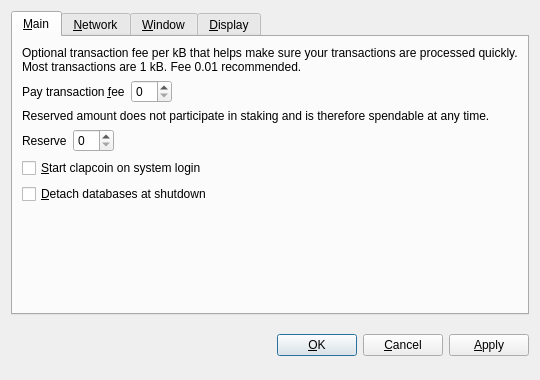
<?xml version="1.0" encoding="UTF-8"?>
<ui version="4.0">
 <class>OptionsDialog</class>
 <widget class="QDialog" name="OptionsDialog">
  <property name="geometry">
   <rect>
    <x>0</x>
    <y>0</y>
    <width>540</width>
    <height>380</height>
   </rect>
  </property>
  <property name="windowTitle">
   <string>Options</string>
  </property>
  <property name="modal">
   <bool>true</bool>
  </property>
  <layout class="QVBoxLayout" name="verticalLayout">
   <item>
    <widget class="QTabWidget" name="tabWidget">
     <property name="tabPosition">
      <enum>QTabWidget::North</enum>
     </property>
     <property name="currentIndex">
      <number>0</number>
     </property>
     <widget class="QWidget" name="tabMain">
      <attribute name="title">
       <string>&amp;Main</string>
      </attribute>
      <layout class="QVBoxLayout" name="verticalLayout_Main">
       <item>
        <widget class="QLabel" name="transactionFeeInfoLabel">
         <property name="text">
          <string>Optional transaction fee per kB that helps make sure your transactions are processed quickly. Most transactions are 1 kB. Fee 0.01 recommended.</string>
         </property>
         <property name="textFormat">
          <enum>Qt::PlainText</enum>
         </property>
         <property name="wordWrap">
          <bool>true</bool>
         </property>
        </widget>
       </item>
       <item>
        <layout class="QHBoxLayout" name="horizontalLayoutFee">
         <item>
          <widget class="QLabel" name="transactionFeeLabel">
           <property name="text">
            <string>Pay transaction &amp;fee</string>
           </property>
           <property name="textFormat">
            <enum>Qt::PlainText</enum>
           </property>
           <property name="buddy">
            <cstring>transactionFee</cstring>
           </property>
          </widget>
         </item>
         <item>
          <widget class="BitcoinAmountField" name="transactionFee"/>
         </item>
         <item>
          <spacer name="horizontalSpacerFee">
           <property name="orientation">
            <enum>Qt::Horizontal</enum>
           </property>
           <property name="sizeHint" stdset="0">
            <size>
             <width>40</width>
             <height>20</height>
            </size>
           </property>
          </spacer>
         </item>
        </layout>
       </item>
       <item>
        <widget class="QLabel" name="reserveBalanceInfoLabel">
         <property name="text">
          <string>Reserved amount does not participate in staking and is therefore spendable at any time.</string>
         </property>
         <property name="textFormat">
          <enum>Qt::PlainText</enum>
         </property>
         <property name="wordWrap">
          <bool>true</bool>
         </property>
        </widget>
       </item>
       <item>
        <layout class="QHBoxLayout" name="horizontalLayoutReserveBalance">
         <item>
          <widget class="QLabel" name="reserveBalanceLabel">
           <property name="text">
            <string>Reserve</string>
           </property>
           <property name="textFormat">
            <enum>Qt::PlainText</enum>
           </property>
           <property name="buddy">
            <cstring>reserveBalance</cstring>
           </property>
          </widget>
         </item>
         <item>
          <widget class="BitcoinAmountField" name="reserveBalance"/>
         </item>
         <item>
          <spacer name="horizontalSpacerReserveBalance">
           <property name="orientation">
            <enum>Qt::Horizontal</enum>
           </property>
           <property name="sizeHint" stdset="0">
            <size>
             <width>40</width>
             <height>20</height>
            </size>
           </property>
          </spacer>
         </item>
        </layout>
       </item>
       <item>
        <widget class="QCheckBox" name="bitcoinAtStartup">
         <property name="toolTip">
          <string>Automatically start clapcoin after logging in to the system.</string>
         </property>
         <property name="text">
          <string>&amp;Start clapcoin on system login</string>
         </property>
        </widget>
       </item>
       <item>
        <widget class="QCheckBox" name="detachDatabases">
         <property name="toolTip">
          <string>Detach block and address databases at shutdown. This means they can be moved to another data directory, but it slows down shutdown. The wallet is always detached.</string>
         </property>
         <property name="text">
          <string>&amp;Detach databases at shutdown</string>
         </property>
        </widget>
       </item>
       <item>
        <spacer name="verticalSpacer_Main">
         <property name="orientation">
          <enum>Qt::Vertical</enum>
         </property>
         <property name="sizeHint" stdset="0">
          <size>
           <width>20</width>
           <height>40</height>
          </size>
         </property>
        </spacer>
       </item>
      </layout>
     </widget>
     <widget class="QWidget" name="tabNetwork">
      <attribute name="title">
       <string>&amp;Network</string>
      </attribute>
      <layout class="QVBoxLayout" name="verticalLayout_Network">
       <item>
        <widget class="QCheckBox" name="mapPortUpnp">
         <property name="toolTip">
          <string>Automatically open the clapcoin client port on the router. This only works when your router supports UPnP and it is enabled.</string>
         </property>
         <property name="text">
          <string>Map port using &amp;UPnP</string>
         </property>
        </widget>
       </item>
       <item>
        <widget class="QCheckBox" name="connectSocks">
         <property name="toolTip">
          <string>Connect to the clapcoin network through a SOCKS proxy (e.g. when connecting through Tor).</string>
         </property>
         <property name="text">
          <string>&amp;Connect through SOCKS proxy:</string>
         </property>
        </widget>
       </item>
       <item>
        <layout class="QHBoxLayout" name="horizontalLayout_Network">
         <item>
          <widget class="QLabel" name="proxyIpLabel">
           <property name="text">
            <string>Proxy &amp;IP:</string>
           </property>
           <property name="textFormat">
            <enum>Qt::PlainText</enum>
           </property>
           <property name="buddy">
            <cstring>proxyIp</cstring>
           </property>
          </widget>
         </item>
         <item>
          <widget class="QValidatedLineEdit" name="proxyIp">
           <property name="maximumSize">
            <size>
             <width>140</width>
             <height>16777215</height>
            </size>
           </property>
           <property name="toolTip">
            <string>IP address of the proxy (e.g. 127.0.0.1)</string>
           </property>
          </widget>
         </item>
         <item>
          <widget class="QLabel" name="proxyPortLabel">
           <property name="text">
            <string>&amp;Port:</string>
           </property>
           <property name="textFormat">
            <enum>Qt::PlainText</enum>
           </property>
           <property name="buddy">
            <cstring>proxyPort</cstring>
           </property>
          </widget>
         </item>
         <item>
          <widget class="QLineEdit" name="proxyPort">
           <property name="maximumSize">
            <size>
             <width>55</width>
             <height>16777215</height>
            </size>
           </property>
           <property name="toolTip">
            <string>Port of the proxy (e.g. 9050)</string>
           </property>
          </widget>
         </item>
         <item>
          <widget class="QLabel" name="socksVersionLabel">
           <property name="text">
            <string>SOCKS &amp;Version:</string>
           </property>
           <property name="textFormat">
            <enum>Qt::PlainText</enum>
           </property>
           <property name="buddy">
            <cstring>socksVersion</cstring>
           </property>
          </widget>
         </item>
         <item>
          <widget class="QValueComboBox" name="socksVersion">
           <property name="toolTip">
            <string>SOCKS version of the proxy (e.g. 5)</string>
           </property>
          </widget>
         </item>
         <item>
          <spacer name="horizontalSpacer_Network">
           <property name="orientation">
            <enum>Qt::Horizontal</enum>
           </property>
           <property name="sizeHint" stdset="0">
            <size>
             <width>40</width>
             <height>20</height>
            </size>
           </property>
          </spacer>
         </item>
        </layout>
       </item>
       <item>
        <spacer name="verticalSpacer_Network">
         <property name="orientation">
          <enum>Qt::Vertical</enum>
         </property>
         <property name="sizeHint" stdset="0">
          <size>
           <width>20</width>
           <height>40</height>
          </size>
         </property>
        </spacer>
       </item>
      </layout>
     </widget>
     <widget class="QWidget" name="tabWindow">
      <attribute name="title">
       <string>&amp;Window</string>
      </attribute>
      <layout class="QVBoxLayout" name="verticalLayout_Window">
       <item>
        <widget class="QCheckBox" name="minimizeToTray">
         <property name="toolTip">
          <string>Show only a tray icon after minimizing the window.</string>
         </property>
         <property name="text">
          <string>&amp;Minimize to the tray instead of the taskbar</string>
         </property>
        </widget>
       </item>
       <item>
        <widget class="QCheckBox" name="minimizeOnClose">
         <property name="toolTip">
          <string>Minimize instead of exit the application when the window is closed. When this option is enabled, the application will be closed only after selecting Quit in the menu.</string>
         </property>
         <property name="text">
          <string>M&amp;inimize on close</string>
         </property>
        </widget>
       </item>
       <item>
        <spacer name="verticalSpacer_Window">
         <property name="orientation">
          <enum>Qt::Vertical</enum>
         </property>
         <property name="sizeHint" stdset="0">
          <size>
           <width>20</width>
           <height>40</height>
          </size>
         </property>
        </spacer>
       </item>
      </layout>
     </widget>
     <widget class="QWidget" name="tabDisplay">
      <attribute name="title">
       <string>&amp;Display</string>
      </attribute>
      <layout class="QVBoxLayout" name="verticalLayout_Display">
       <item>
        <layout class="QHBoxLayout" name="horizontalLayout_1_Display">
         <item>
          <widget class="QLabel" name="langLabel">
           <property name="text">
            <string>User Interface &amp;language:</string>
           </property>
           <property name="textFormat">
            <enum>Qt::PlainText</enum>
           </property>
           <property name="buddy">
            <cstring>lang</cstring>
           </property>
          </widget>
         </item>
         <item>
          <widget class="QValueComboBox" name="lang">
           <property name="toolTip">
            <string>The user interface language can be set here. This setting will take effect after restarting clapcoin.</string>
           </property>
          </widget>
         </item>
        </layout>
       </item>
       <item>
        <layout class="QHBoxLayout" name="horizontalLayout_2_Display">
         <item>
          <widget class="QLabel" name="unitLabel">
           <property name="text">
            <string>&amp;Unit to show amounts in:</string>
           </property>
           <property name="textFormat">
            <enum>Qt::PlainText</enum>
           </property>
           <property name="buddy">
            <cstring>unit</cstring>
           </property>
          </widget>
         </item>
         <item>
          <widget class="QValueComboBox" name="unit">
           <property name="toolTip">
            <string>Choose the default subdivision unit to show in the interface and when sending coins.</string>
           </property>
          </widget>
         </item>
        </layout>
       </item>
       <item>
        <widget class="QCheckBox" name="displayAddresses">
         <property name="toolTip">
          <string>Whether to show clapcoin addresses in the transaction list or not.</string>
         </property>
         <property name="text">
          <string>&amp;Display addresses in transaction list</string>
         </property>
        </widget>
       </item>
       <item>
        <widget class="QCheckBox" name="coinControlFeatures">
         <property name="toolTip">
          <string>Whether to show coin control features or not.</string>
         </property>
         <property name="text">
          <string>Display coin &amp;control features (experts only!)</string>
         </property>
        </widget>
       </item>
       <item>
        <spacer name="verticalSpacer_Display">
         <property name="orientation">
          <enum>Qt::Vertical</enum>
         </property>
         <property name="sizeHint" stdset="0">
          <size>
           <width>20</width>
           <height>40</height>
          </size>
         </property>
        </spacer>
       </item>
      </layout>
     </widget>
    </widget>
   </item>
   <item>
    <layout class="QHBoxLayout" name="horizontalLayout_Buttons">
     <item>
      <spacer name="horizontalSpacer_1">
       <property name="orientation">
        <enum>Qt::Horizontal</enum>
       </property>
       <property name="sizeHint" stdset="0">
        <size>
         <width>40</width>
         <height>48</height>
        </size>
       </property>
      </spacer>
     </item>
     <item>
      <widget class="QLabel" name="statusLabel">
       <property name="font">
        <font>
         <weight>75</weight>
         <bold>true</bold>
        </font>
       </property>
       <property name="text">
        <string/>
       </property>
       <property name="textFormat">
        <enum>Qt::PlainText</enum>
       </property>
       <property name="wordWrap">
        <bool>true</bool>
       </property>
      </widget>
     </item>
     <item>
      <spacer name="horizontalSpacer_2">
       <property name="orientation">
        <enum>Qt::Horizontal</enum>
       </property>
       <property name="sizeHint" stdset="0">
        <size>
         <width>40</width>
         <height>48</height>
        </size>
       </property>
      </spacer>
     </item>
     <item>
      <widget class="QPushButton" name="okButton">
       <property name="text">
        <string>&amp;OK</string>
       </property>
      </widget>
     </item>
     <item>
      <widget class="QPushButton" name="cancelButton">
       <property name="text">
        <string>&amp;Cancel</string>
       </property>
       <property name="autoDefault">
        <bool>false</bool>
       </property>
      </widget>
     </item>
     <item>
      <widget class="QPushButton" name="applyButton">
       <property name="text">
        <string>&amp;Apply</string>
       </property>
       <property name="autoDefault">
        <bool>false</bool>
       </property>
      </widget>
     </item>
    </layout>
   </item>
  </layout>
 </widget>
 <customwidgets>
  <customwidget>
   <class>BitcoinAmountField</class>
   <extends>QSpinBox</extends>
   <header>bitcoinamountfield.h</header>
  </customwidget>
  <customwidget>
   <class>QValueComboBox</class>
   <extends>QComboBox</extends>
   <header>qvaluecombobox.h</header>
  </customwidget>
  <customwidget>
   <class>QValidatedLineEdit</class>
   <extends>QLineEdit</extends>
   <header>qvalidatedlineedit.h</header>
  </customwidget>
 </customwidgets>
 <resources/>
 <connections/>
</ui>
